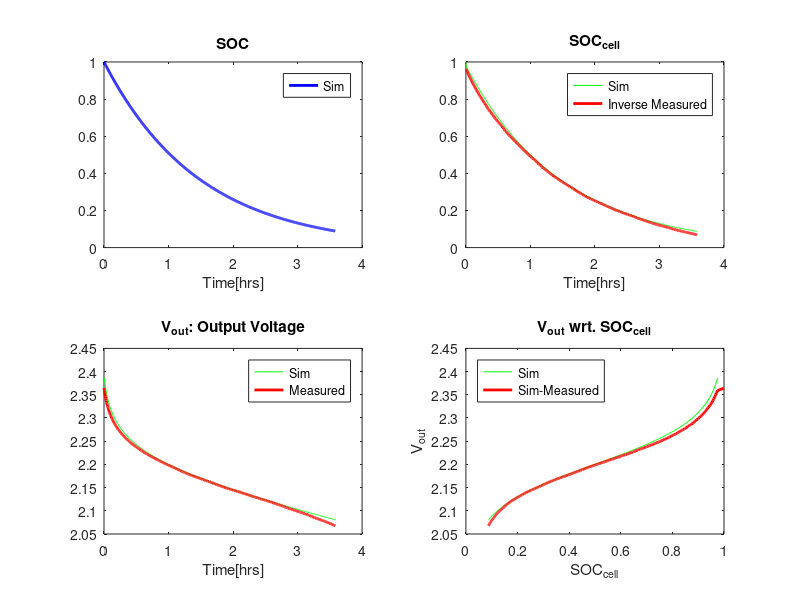

Write the MATLAB code that produced this figure.
% Crossover system
% system and real data

clear all
close all

%Parameters
R = 8.314472;       %[J K^-1 mol^-1]
T = 22 + 273;       %[K]
Far = 96485;        %[C/mol]
 
V_res=17.6e-3;      %[L]
c_0=0.1;            %[mol/L]
V_cell = 1.6408*1.3408*(.125*2.54)/(10^3); % volume of one half of reactor chamber in L
epsil=0.87;         %[-]
k_mt=3.3685e-6;     %[L/s] (slope = -k_mt)
E0_cell=2.2;        %[V]  (equilibrium voltage)


%Data
%'t_data', 'v_data'
load crossover_data.mat

lini=100;
lend=13000;
intv=lini:20:lend;

t_data=t_data(intv);
t_data=t_data-t_data(1);
v_data=v_data(intv);

%flowrate
Q=@(t) (9e-3/60) + 0.*t;

%Functions
I=@(t) 0*t;
dot_Nx=@(z) k_mt*c_0*(z);                  %[L/s] (slope = -k_mt)


%Space State Matrices 
A=@(t) [ 0 0; Q(t)/(epsil*V_cell), -Q(t)/(epsil*V_cell)];
B=-(1/c_0)*[1/(Far*V_res); 1/(epsil*Far*V_cell)];
E=-(1/c_0)*[1/V_res; 1/(epsil*V_cell)];
C=[0 1];



%Simulation
%---------------------------------------------------------------

%---------------------------------------------------------------
%Cross over system:
cross_sys=@(t,x) [A(t)*x(1:2,:)+ E*dot_Nx(x(2,:)) + B*I(t)];

%initial condition
x0=[1;1];  %[SOC, SOC_cell]
tspan=t_data;

%simulation
[tout,xsol] = ode45(@(t,x) cross_sys(t,x),tspan,x0);

%outputs
SOC=xsol(:,1);
SOC_cell=xsol(:,2);
Vout=E0_cell+(R*T*2/Far)*log(SOC_cell./(1-SOC_cell));


fact=exp((Far/(2*R*T))*(v_data-E0_cell));
SOC_cell_inv=fact./(1+fact);

%Figures
figure(1)

subplot(221);
plot(tout/3600,SOC,'b','LineWidth',2)
title('SOC');
xlabel('Time[hrs]');
legend('Sim')

subplot(222);
plot(tout/3600,SOC_cell,'g',t_data/3600, SOC_cell_inv,'r','LineWidth',2);
title('SOC_{cell}');
xlabel('Time[hrs]');
legend('Sim','Inverse Measured')

subplot(223);
plot(tout/3600,Vout,'g',t_data/3600,v_data,'r','LineWidth',2);
title('V_{out}: Output Voltage');
xlabel('Time[hrs]');
legend('Sim','Measured')

subplot(224);
plot(SOC_cell,Vout,'g',SOC_cell,v_data,'r','LineWidth',2);
title('V_{out} wrt. SOC_{cell}','LineWidth',2);
xlabel('SOC_{cell}');
ylabel('V_{out}');
legend('Sim','Sim-Measured','Location','northwest')

 
